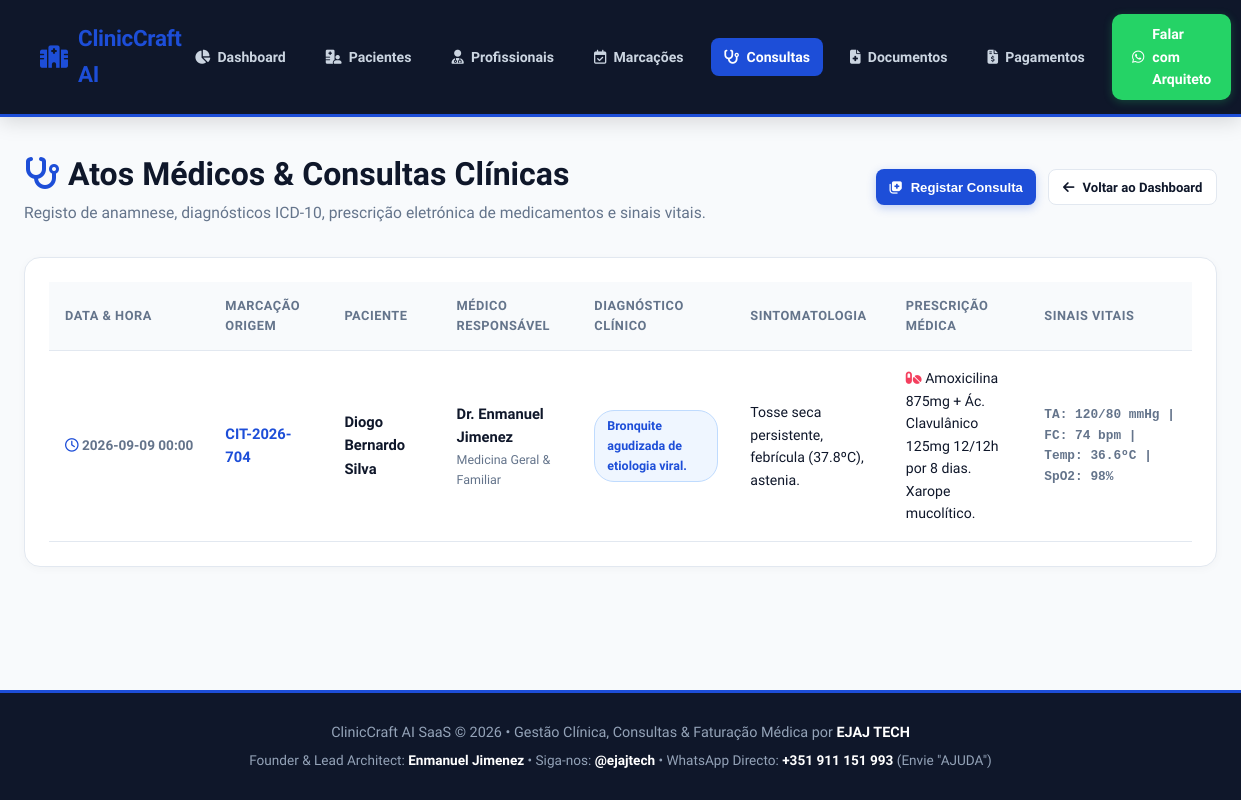
The page /consultations on the database as committed earlier.
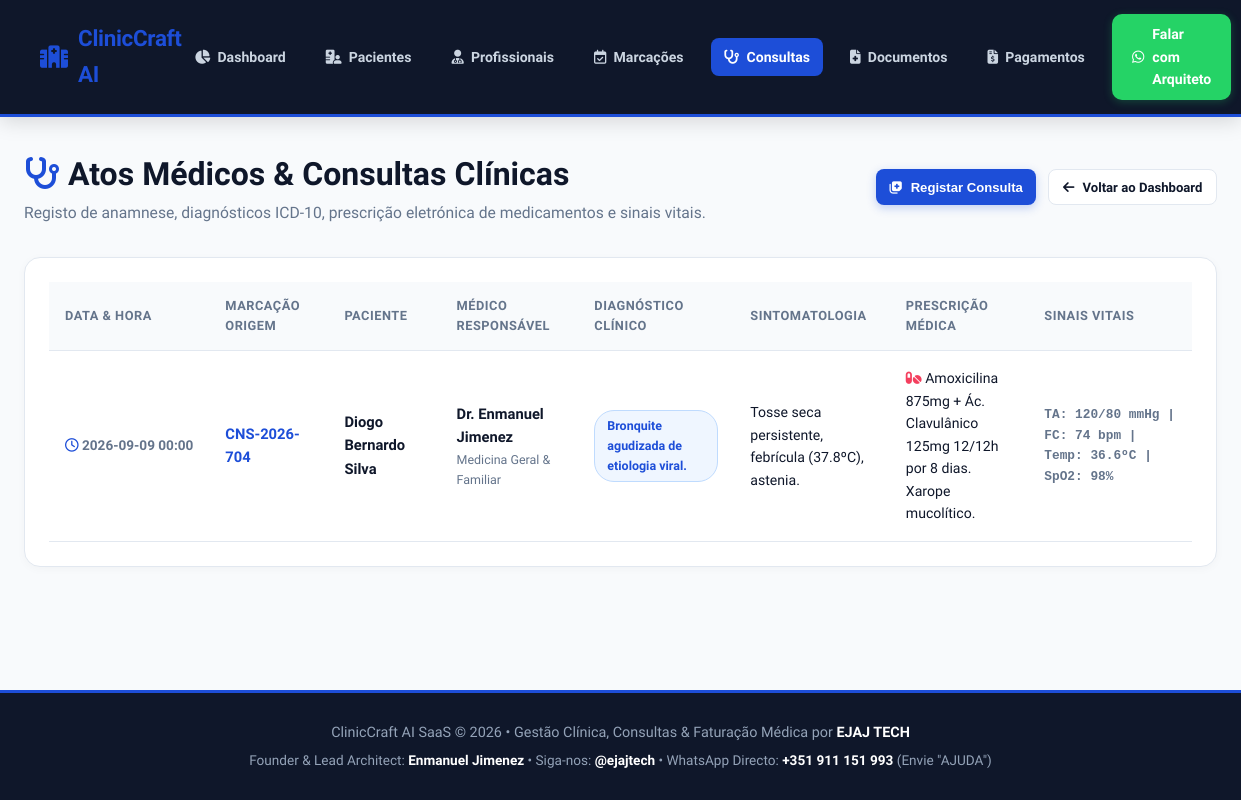
The same page on the database as committed later.
### tables this page shows
CREATE TABLE consultations (
        id INTEGER PRIMARY KEY AUTOINCREMENT,
        appointment_id INTEGER NOT NULL,
        patient_id INTEGER NOT NULL,
        professional_id INTEGER NOT NULL,
        diagnosis TEXT NOT NULL,
        symptoms TEXT NOT NULL,
        prescription TEXT NOT NULL,
        vitals TEXT NOT NULL,
        consultation_date TEXT NOT NULL,
        FOREIGN KEY (appointment_id) REFERENCES appointments (id),
        FOREIGN KEY (patient_id) REFERENCES patients (id),
        FOREIGN KEY (professional_id) REFERENCES professionals (id)
    );

CREATE TABLE appointments (
        id INTEGER PRIMARY KEY AUTOINCREMENT,
        appointment_code TEXT NOT NULL UNIQUE,
        patient_id INTEGER NOT NULL,
        professional_id INTEGER NOT NULL,
        appointment_date TEXT NOT NULL,
        appointment_time TEXT NOT NULL,
        status TEXT NOT NULL DEFAULT 'Confirmada', -- Confirmada, Em Espera, Realizada, Cancelada
        reason TEXT NOT NULL,
        fee REAL NOT NULL,
        created_at TEXT NOT NULL,
        FOREIGN KEY (patient_id) REFERENCES patients (id),
        FOREIGN KEY (professional_id) REFERENCES professionals (id)
    );

CREATE TABLE patients (
        id INTEGER PRIMARY KEY AUTOINCREMENT,
        patient_code TEXT NOT NULL UNIQUE,
        name TEXT NOT NULL,
        nif TEXT NOT NULL UNIQUE,
        email TEXT NOT NULL,
        phone TEXT NOT NULL,
        birth_date TEXT NOT NULL,
        insurance TEXT NOT NULL DEFAULT 'Particular',
        blood_type TEXT NOT NULL,
        created_at TEXT NOT NULL
    );

CREATE TABLE professionals (
        id INTEGER PRIMARY KEY AUTOINCREMENT,
        name TEXT NOT NULL,
        specialty TEXT NOT NULL,
        license_no TEXT NOT NULL UNIQUE,
        email TEXT NOT NULL,
        phone TEXT NOT NULL,
        consultation_fee REAL NOT NULL DEFAULT 70.0,
        status TEXT NOT NULL DEFAULT 'Ativo',
        created_at TEXT NOT NULL
    );

### app.py (the view)
@app.route('/consultations')
def consultations_page():
    conn = get_db()
    cursor = conn.cursor()
    cursor.execute("""
    SELECT c.*, p.name as patient_name, p.nif, pr.name as professional_name, pr.specialty, a.appointment_code
    FROM consultations c
    JOIN appointments a ON c.appointment_id = a.id
    JOIN patients p ON c.patient_id = p.id
    JOIN professionals pr ON c.professional_id = pr.id
    ORDER BY c.id DESC
    """)
    consultations = [dict(r) for r in cursor.fetchall()]
    cursor.execute("""
    SELECT a.id, a.appointment_code, p.name as patient_name, pr.name as professional_name, a.patient_id, a.professional_id
    FROM appointments a
    JOIN patients p ON a.patient_id = p.id
    JOIN professionals pr ON a.professional_id = pr.id
    ORDER BY a.id DESC
    """)
    appointments_list = [dict(r) for r in cursor.fetchall()]
    conn.close()
    return render_template('consultations.html', consultations=consultations, appointments_list=appointments_list)

### app.py (called while the page is built)
def get_db():
    conn = sqlite3.connect(DB_PATH)
    conn.row_factory = sqlite3.Row
    return conn

### templates/consultations.html (shortened to what this page needs)
{% extends 'base.html' %}
{% block content %}
<div class="page-header">
    <div>
        <h1 class="page-title"><i class="fa-solid fa-stethoscope" style="color: var(--sapphire-blue);"></i> Atos Médicos & Consultas Clínicas</h1>
        <p class="page-subtitle">Registo de anamnese, diagnósticos ICD-10, prescrição eletrónica de medicamentos e sinais vitais.</p>
    </div>
    <div style="display: flex; gap: 0.75rem;">
        <button onclick="document.getElementById('modal-create-consultation').style.display='flex'" class="btn-sm btn-primary">
            <i class="fa-solid fa-notes-medical"></i> Registar Consulta
        </button>
        <a href="/" class="btn-sm btn-secondary">
            <i class="fa-solid fa-arrow-left"></i> Voltar ao Dashboard
        </a>
    </div>
</div>
<div class="table-card">
    {% if not consultations %}
        <div style="text-align: center; padding: 3rem; color: var(--text-muted);">
            <i class="fa-solid fa-file-prescription" style="font-size: 3rem; margin-bottom: 0.75rem; opacity: 0.4;"></i>
            <h3 style="font-size: 1.1rem; color: var(--text-dark);">Nenhuma consulta clínica registada</h3>
            <p style="font-size: 0.9rem; margin-top: 0.25rem;">Registe o relatório médico e prescrição após a realização da consulta.</p>
        </div>
    {% else %}
        <div style="overflow-x: auto;">
            <table class="custom-table">
                <thead>
                    <tr>
                        <th>Data & Hora</th>
                        <th>Marcação Origem</th>
                        <th>Paciente</th>
                        <th>Médico Responsável</th>
                        <th>Diagnóstico Clínico</th>
                        <th>Sintomatologia</th>
                        <th>Prescrição Médica</th>
                        <th>Sinais Vitais</th>
                    </tr>
                </thead>
                <tbody>
                    {% for c in consultations %}
                    <tr>
                        <td style="font-weight: 700; color: var(--text-muted); font-size: 0.85rem; white-space: nowrap;">
                            <i class="fa-regular fa-clock" style="color: var(--sapphire-blue);"></i> {{ c.consultation_date }}
                        </td>
                        <td style="font-weight: 800; color: var(--sapphire-blue);">{{ c.appointment_code }}</td>
                        <td style="font-weight: 700; color: var(--text-dark);">{{ c.patient_name }}</td>
                        <td>
                            <div style="font-weight: 600;">{{ c.professional_name }}</div>
                            <div style="font-size: 0.78rem; color: var(--text-muted);">{{ c.specialty }}</div>
                        </td>
                        <td>
                            <span class="badge badge-done" style="font-weight: 800;">
                                {{ c.diagnosis }}
                            </span>
                        </td>
                        <td style="font-size: 0.88rem; max-width: 180px;">{{ c.symptoms }}</td>
                        <td style="font-size: 0.88rem; max-width: 220px; color: var(--text-dark);">
                            <i class="fa-solid fa-pills" style="color: var(--coral-accent);"></i> {{ c.prescription }}
                        </td>
                        <td style="font-size: 0.8rem; font-family: monospace; color: var(--text-muted); font-weight: 600;">
                            {{ c.vitals }}
                        </td>
                    </tr>
                    {% endfor %}
                </tbody>
            </table>
        </div>
    {% endif %}
</div>
{% endblock %}

Rows that differ between the two databases and show on the page:
changed through a linked row, consultations "Tosse seca persistente, febrícula (37.8ºC), astenia.": appointment_code "CIT-2026-704" → "CNS-2026-704"
